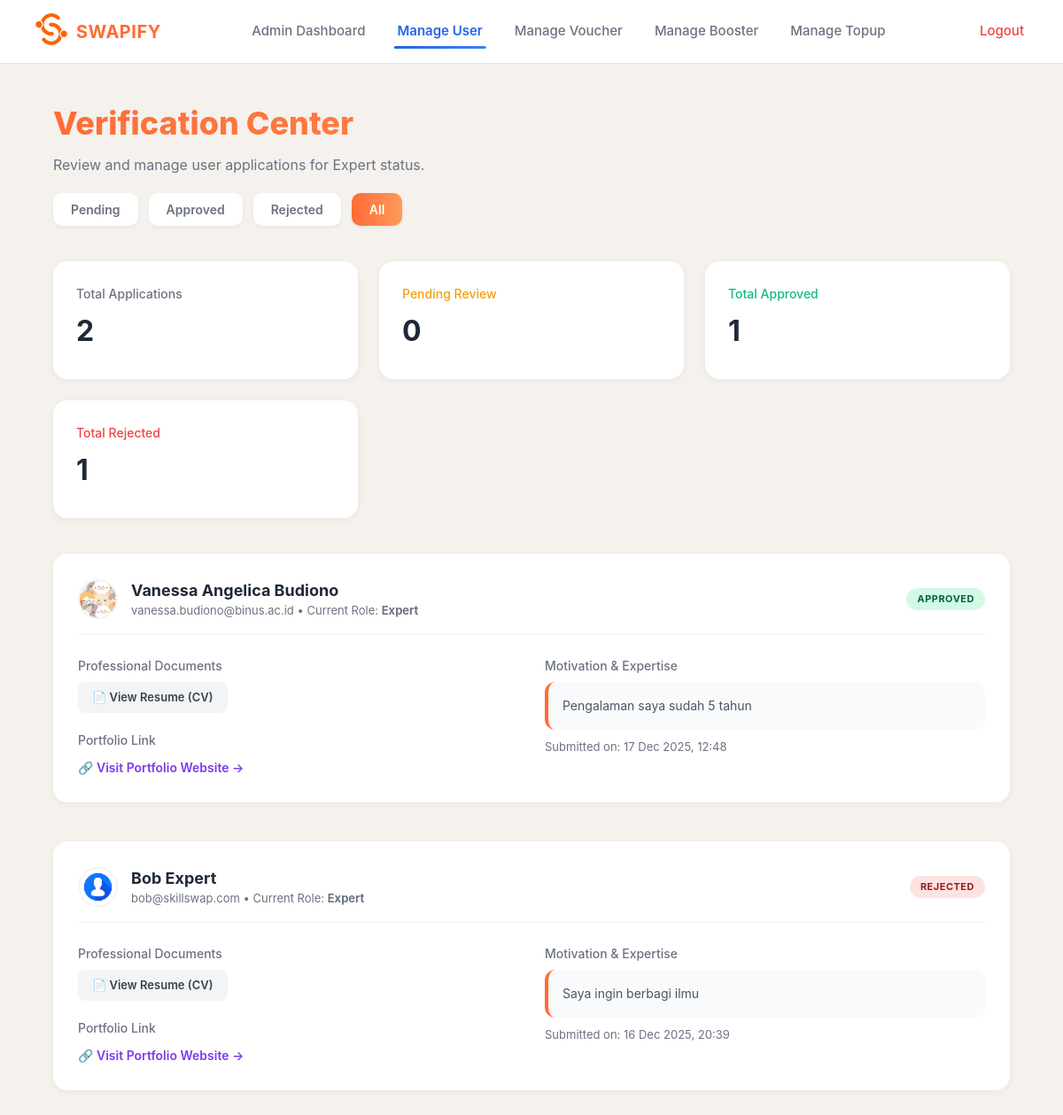
Page /manage_user.php?filter=all (signed in) on the committed database.
### tables this page shows
CREATE TABLE `tr_userverification` (
  `verification_id` int(11) NOT NULL,
  `user_id` int(11) NOT NULL,
  `cv_file` varchar(255) DEFAULT NULL,
  `portfolio_link` varchar(255) DEFAULT NULL,
  `explanation` text DEFAULT NULL,
  `status` enum('pending','approved','rejected') DEFAULT 'pending',
  `submitted_at` datetime DEFAULT current_timestamp(),
  `reviewed_at` datetime DEFAULT NULL
);

CREATE TABLE `ms_users` (
  `user_id` int(11) NOT NULL,
  `name` varchar(100) DEFAULT NULL,
  `email` varchar(100) DEFAULT NULL,
  `phone_number` varchar(20) DEFAULT NULL,
  `password` varchar(255) DEFAULT NULL,
  `profile_picture` varchar(255) DEFAULT NULL,
  `bio` text DEFAULT NULL,
  `role` enum('user','expert','admin') DEFAULT 'user',
  `joined_date` datetime DEFAULT current_timestamp()
);

### manage_user.php (the view, shortened to what this page needs)
<?php
include "includes/db_connect.php";
$allowed_filters = ['pending', 'approved', 'rejected', 'all'];
$filter = isset($_GET['filter']) && in_array($_GET['filter'], $allowed_filters) ? $_GET['filter'] : 'pending';
$query = "SELECT v.*, u.name, u.email, u.role, u.profile_picture
          FROM tr_userverification v
          JOIN ms_users u ON v.user_id = u.user_id " .
          ($filter !== 'all' ? "WHERE v.status = '$filter' " : "") .
          "ORDER BY v.submitted_at DESC";
$result = mysqli_query($conn, $query);
$stats_result = mysqli_query($conn, "SELECT
    COUNT(*) as total,
    SUM(CASE WHEN status = 'pending' THEN 1 ELSE 0 END) as pending,
    SUM(CASE WHEN status = 'approved' THEN 1 ELSE 0 END) as approved,
    SUM(CASE WHEN status = 'rejected' THEN 1 ELSE 0 END) as rejected
    FROM tr_userverification");
$stats = mysqli_fetch_assoc($stats_result);
?>
<!DOCTYPE html>
<html lang="en">
<head>
    <link rel="stylesheet" href="css/admin-dashboard.css">
    <link rel="stylesheet" href="css/manage_user.css?v=7">
</head>
<body>
    <?php include "includes/header.php"; ?>
    <div class="dashboard-container">
        <div class="dashboard-header">
            <h1>Verification Center</h1>
            <p>Review and manage user applications for Expert status.</p>
            <div class="filter-tabs">
                <?php foreach(['pending', 'approved', 'rejected', 'all'] as $f): ?>
                    <a href="?filter=<?= $f ?>" class="filter-tab <?= ($filter == $f) ? 'active' : ''; ?>">
                        <?= ucfirst($f) ?>
                    </a>
                <?php endforeach; ?>
            </div>
        </div>
        <div class="stats-grid">
            <div class="dash-stat-card total-card">
                <div class="dash-stat-label">Total Applications</div>
                <div class="dash-stat-value"><?= number_format($stats['total']) ?></div>
            </div>
            <div class="dash-stat-card">
                <div class="dash-stat-label" style="color:#F59E0B">Pending Review</div>
                <div class="dash-stat-value"><?= number_format($stats['pending']) ?></div>
            </div>
            <div class="dash-stat-card">
                <div class="dash-stat-label" style="color:#10B981">Total Approved</div>
                <div class="dash-stat-value"><?= number_format($stats['approved']) ?></div>
            </div>
            <div class="dash-stat-card">
                <div class="dash-stat-label" style="color:#EF4444">Total Rejected</div>
                <div class="dash-stat-value"><?= number_format($stats['rejected']) ?></div>
            </div>
        </div>
        <div class="verification-grid">
            <?php if (mysqli_num_rows($result) > 0): ?>
                <?php while ($row = mysqli_fetch_assoc($result)): ?>
                    <div class="section-card">
                        <div class="section-header" style="border-bottom: 1px solid #F3F4F6;">
                            <div style="display: flex; align-items: center; gap: 15px;">
                                <div class="dash-activity-img-container" style="margin:0">
                                    <?php $pic = !empty($row['profile_picture']) ? "uploads/".$row['profile_picture'] : "https://ui-avatars.com/api/?name=".urlencode($row['name']); ?>
                                    <img src="<?= $pic ?>" class="dash-activity-avatar">
                                </div>
                                <div>
                                    <h2 style="margin:0; font-size: 18px;"><?= htmlspecialchars($row['name']) ?></h2>
                                    <div class="activity-subtitle"><?= htmlspecialchars($row['email']) ?> • Current Role: <strong><?= ucfirst($row['role']) ?></strong></div>
                                </div>
                            </div>
                            <span class="status-pill pill-<?= $row['status'] ?>"><?= $row['status'] ?></span>
                        </div>
                        <div class="card-details">
                            <div class="details-left">
                                <div style="margin-bottom: 20px;">
                                    <div class="dash-stat-label" style="margin-bottom:8px">Professional Documents</div>
                                    <a href="uploads/resumes/<?= $row['cv_file'] ?>" target="_blank" class="btn-download">
                                        📄 View Resume (CV)
                                    </a>
                                </div>
                                <div>
                                    <div class="dash-stat-label" style="margin-bottom:8px">Portfolio Link</div>
                                    <?php if($row['portfolio_link']): ?>
                                        <a href="<?= htmlspecialchars($row['portfolio_link']) ?>" target="_blank" style="color:#7C3AED; font-weight:600; text-decoration:none; font-size:14px">
                                            🔗 Visit Portfolio Website →
                                        </a>
                                    <?php else: ?>
                                        <span class="activity-subtitle">No link provided</span>
                                    <?php endif; ?>
                                </div>
                            </div>
                            <div class="details-right">
                                <div class="dash-stat-label" style="margin-bottom:8px">Motivation & Expertise</div>
                                <div class="motivation-text">
                                    <?= nl2br(htmlspecialchars($row['explanation'])) ?>
                                </div>
                                <div class="activity-subtitle" style="margin-top:10px">
                                    Submitted on: <?= date('d M Y, H:i', strtotime($row['submitted_at'])) ?>
                                </div>
                            </div>
                        </div>
                    </div>
                <?php endwhile; ?>
            <?php endif; ?>
        </div>
    </div>
</body>
</html>

### css/admin-dashboard.css (style rules this page uses)
* { margin: 0; padding: 0; box-sizing: border-box; }
body { font-family: 'Inter', 'Segoe UI', sans-serif; background: #F5F1ED; color: #1F2937; line-height: 1.5; }
.dashboard-container { max-width: 1400px; margin: 0 auto; padding: 40px 60px; }
.dashboard-header { margin-bottom: 40px; }
.dashboard-header h1 { font-size: 36px; background: linear-gradient(135deg, #FF6B35, #FF9A5A); -webkit-background-clip: text; -webkit-text-fill-color: transparent; background-clip: text; font-weight: 800; margin-bottom: 8px; }
.dashboard-header p { color: #6B7280; font-size: 16px; }
.stats-grid { display: grid; grid-template-columns: repeat(auto-fit, minmax(280px, 1fr)); gap: 24px; margin-bottom: 40px; }
.dash-stat-card { background: white; padding: 24px; border-radius: 16px; box-shadow: 0 2px 8px rgba(0, 0, 0, 0.05); transition: all 0.3s ease; border: 2px solid transparent; }
.dash-stat-label { font-size: 14px; color: #6B7280; margin-bottom: 8px; font-weight: 500; }
.dash-stat-value { font-size: 32px; font-weight: 700; color: #1F2937; margin-bottom: 4px; }
.section-card { background: white; border-radius: 16px; padding: 28px; box-shadow: 0 2px 8px rgba(0, 0, 0, 0.05); margin-bottom: 20px; }
.section-header { display: flex; justify-content: space-between; align-items: center; margin-bottom: 24px; padding-bottom: 16px; border-bottom: 2px solid #F3F4F6; }
.section-header h2 { font-size: 20px; color: #1F2937; font-weight: 700; }
.activity-subtitle { font-size: 13px; color: #6B7280; }
.dash-activity-img-container { width: 45px; height: 45px; margin-right: 15px; flex-shrink: 0; }
.dash-activity-avatar { width: 100%; height: 100%; border-radius: 50%; object-fit: cover; border: 2px solid #f3f4f6; }

### css/manage_user.css (style rules this page uses)
.filter-tabs { display: flex; gap: 12px; margin-top: 20px; }
.filter-tab { padding: 8px 20px; text-decoration: none; border-radius: 10px; background: white; color: #6B7280; font-weight: 600; font-size: 14px; box-shadow: 0 2px 4px rgba(0, 0, 0, 0.05); transition: 0.3s; }
.filter-tab.active { background: linear-gradient(90deg, #FF6B35, #FF9A5A); color: white; }
.verification-grid { display: flex; flex-direction: column; gap: 24px; }
.card-details { display: grid; grid-template-columns: 1fr 1fr; gap: 30px; margin-top: 20px; }
.motivation-text { background: #F9FAFB; padding: 16px; border-radius: 12px; border-left: 4px solid #FF6B35; font-size: 14px; color: #4B5563; line-height: 1.6; }
.btn-download { display: inline-flex; align-items: center; gap: 8px; padding: 8px 16px; background: #F3F4F6; color: #374151; text-decoration: none; border-radius: 8px; font-size: 13px; font-weight: 600; }
.status-pill { padding: 4px 12px; border-radius: 20px; font-size: 11px; font-weight: 700; text-transform: uppercase; letter-spacing: 0.5px; }
.pill-approved { background: #D1FAE5; color: #065F46; }
.pill-rejected { background: #FEE2E2; color: #991B1B; }

### css/header.css (style rules this page uses)
* { margin: 0; padding: 0; box-sizing: border-box; }

### rows in the picture
tr_userverification: user.profile_picture (picture), user.name "Vanessa Angelica Budiono", user.email "vanessa.budiono@binus.ac.id", user.role "Expert", status "APPROVED", explanation "Pengalaman saya sudah 5 tahun", submitted_at "17 Dec 2025, 12:48"
tr_userverification: user.profile_picture (placeholder picture), user.name "Bob Expert", user.email "bob@skillswap.com", user.role "Expert", status "REJECTED", explanation "Saya ingin berbagi ilmu", submitted_at "16 Dec 2025, 20:39"

### other values in the picture
$f "Pending"
$f "Approved"
$f "Rejected"
$f "All"
$stats['total'] "2"
$stats['pending'] "0"
$stats['approved'] "1"
$stats['rejected'] "1"
